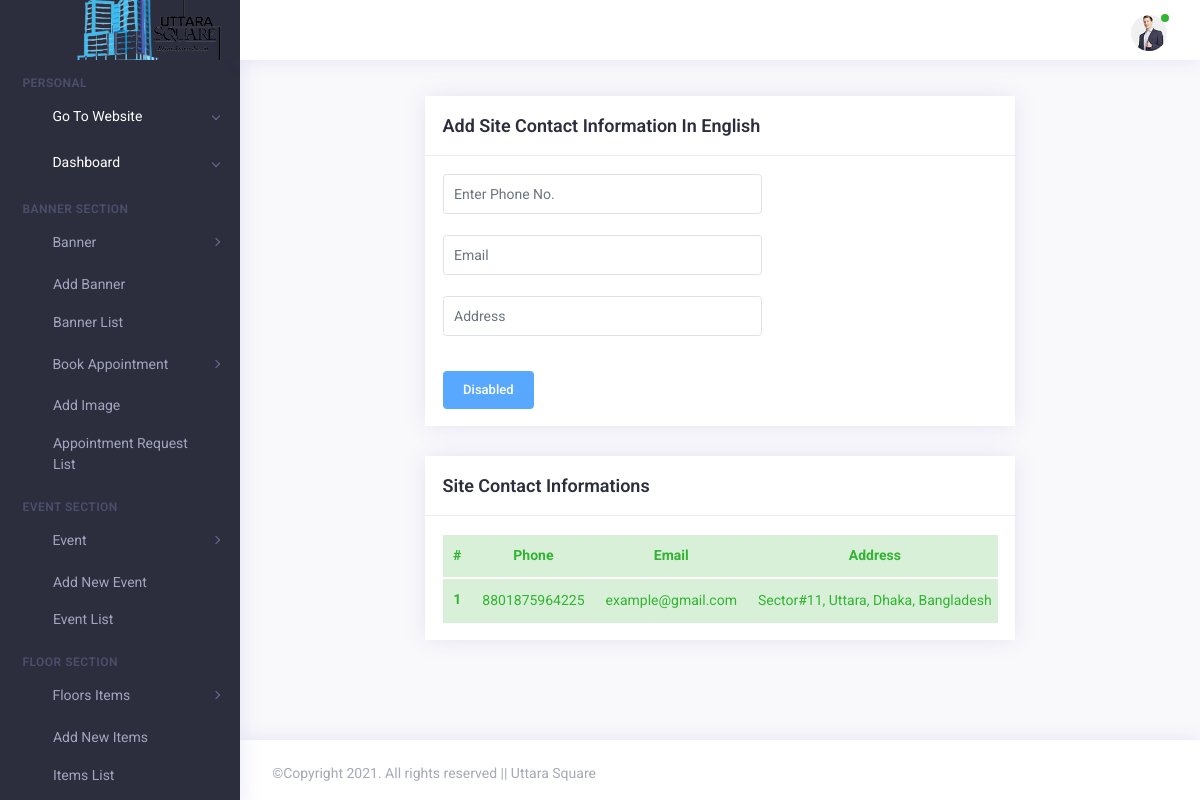
The app's page /ap/add/site/contact/info/ (signed in) with its own data.
### adminPanel/models.py (models this page shows, shortened)
class SiteLogo(models.Model):
    logo = models.ImageField(upload_to="logos")
    added_at = models.DateField(auto_now_add=True)

class SiteContactInfo(models.Model):
    phone = models.CharField(max_length=50)
    email = models.CharField(max_length=100)
    address = models.TextField()

### adminPanel/views.py (the view, shortened to what this page needs)
# urls.py: re_path(r'^ap/add/site/contact/info/$', views.ap_addSiteContactInfo, name="apAddSiteContactInfo"),
@login_required(login_url='/ap/login/register')
def ap_addSiteContactInfo(request):
    siteContactInforList = SiteContactInfo.objects.all()
    siteContactInforListBangla = SiteContactInfoBangla.objects.all()
    userProfile = UserProfile.objects.filter(user=request.user).first()
    site_logo = SiteLogo.objects.filter().order_by('-pk').first()
    context = {
        'siteContactInforList' : siteContactInforList,
        'siteContactInforListBangla': siteContactInforListBangla,
        'userProfile': userProfile,
        'site_logo': site_logo,
    }
    return render(request, 'back-end/admin_panel/contact_information.html', context)

### core/templates/back-end/admin_panel/contact_information.html (shortened to what this page needs)
{% extends 'back-end/admin_panel/index.html' %}
{% load static %}
{% block main-block %}
<div class="app-main" id="main">
    <div class="container-fluid">
        <div class="row">
            <div class="col-xl-3"></div>
            <div class="col-xl-6">
            </div>
            <div class="col-xl-3"></div>
        </div>
        <div class="row">
            <div class="col-xl-2"></div>
            <div class="col-xl-8">
                <div class="row">
                    <div class="col-xl-12">
                        <div class="card card-statistics">
                            <div class="card-header">
                                <div class="card-heading">
                                    <h4 class="card-title">Add Site Contact Information In English</h4>
                                </div>
                            </div>
                            <div class="card-body">
                                <form action="{% url 'apAddSiteContactInfo' %}" method="POST" enctype="multipart/form-data">
                                    <div class="form-row">
                                        <div class="form-group col-md-7">
                                            <input type="number" name="mobile_no" class="form-control" id="inputCity"
                                                   placeholder="Enter Phone No." required> <br>
                                            <input type="email" name="email" class="form-control" id="inputCity"
                                                   placeholder="Email" required><br>
                                            <input type="text" name="address" class="form-control" id="inputCity"
                                                   placeholder="Address" required><br>
                                        </div>
                                    </div>
                                    {% if siteContactInforList %}
                                    <button type="submit" class="btn btn-primary" disabled>Disabled</button>
                                    {% else %}
                                    <button type="submit" class="btn btn-primary">Add Now</button>
                                    {% endif %}
                                </form>
                            </div>
                        </div>
                    </div>
                    <div class="col-xl-12">
                        <div class="card card-statistics">
                            <div class="card-header">
                                <div class="card-heading">
                                    <h4 class="card-title">Site Contact Informations</h4>
                                </div>
                            </div>
                            <div class="card-body">
                                <div class="table-responsive">
                                    <table class="table table-success mb-0">
                                        <thead>
                                        <tr>
                                            <th scope="col" class="text-center">#</th>
                                            <th scope="col" class="text-center">Phone</th>
                                            <th scope="col" class="text-center">Email</th>
                                            <th scope="col" class="text-center">Address</th>
                                        </tr>
                                        </thead>
                                        <tbody>
                                        {% if siteContactInforList %}
                                        {% for contact_info in siteContactInforList %}
                                        <tr>
                                            <th scope="row" class="text-center">{{forloop.counter}}</th>
                                            <td class="text-center">{{contact_info.phone}}</td>
                                            <td class="text-center">{{contact_info.email}}</td>
                                            <td class="text-center">{{contact_info.address}}</td>
                                        </tr>
                                        {% endfor %}
                                        {% else %}
                                        <h3 class="text-center">Contact Info not added yet!</h3>
                                        {% endif %}
                                        </tbody>
                                    </table>
                                </div>
                            </div>
                        </div>
                    </div>
                </div>
            </div>
            <div class="col-xl-2"></div>
        </div>
    </div>
</div>
{% endblock %}

### core/templates/back-end/admin_panel/index.html (shortened to what this page needs)
{% load static %}
<!DOCTYPE html>
<html lang="en">
<head>
    <link rel="stylesheet" type="text/css" href="{% static 'back-end/adminPanel/assets/css/vendors.css' %}" />
    <link rel="stylesheet" type="text/css" href="{% static 'back-end/adminPanel/assets/css/style.css' %}" />
</head>
<body>
    <div class="app">
        <div class="app-wrap">
            <header class="app-header top-bar">
                <nav class="navbar navbar-expand-md">
                    <div class="navbar-header d-flex align-items-center">
                        <a class="navbar-brand" href="/ap/home">
                            {% if site_logo %}
                            <img src="{{site_logo.logo.url}}" width="100%;" style="position: relative; left: -10px; " alt="loader">
                            {% else %}
                            <img src="{% static 'back-end/adminPanel/assets/img/loader/loader.svg' %}" alt="loader">
                            {% endif %}
                        </a>
                    </div>
                    <div class="collapse navbar-collapse" id="navbarSupportedContent">
                        <div class="navigation d-flex">
                            <ul class="navbar-nav nav-left">
                                <li class="nav-item">
                                    <a href="javascript:void(0)" class="nav-link sidebar-toggle">
                                        <i class="ti ti-align-right"></i>
                                    </a>
                                </li>
                                <li class="nav-item full-screen d-none d-lg-block" id="btnFullscreen">
                                    <a href="javascript:void(0)" class="nav-link expand">
                                    </a>
                                </li>
                            </ul>
                            <ul class="navbar-nav nav-right ml-auto">
                                <li class="nav-item">
                                    <a class="nav-link search" href="javascript:void(0)">
                                        <i class="ti ti-search"></i>
                                    </a>
                                </li>
                                <li class="nav-item dropdown user-profile">
                                    <a href="javascript:void(0)" class="nav-link dropdown-toggle " id="navbarDropdown4" role="button" data-toggle="dropdown" aria-haspopup="true" aria-expanded="false">
                                        {% if userProfile %}
                                        <img src="{{userProfile.profile_pic.url}}" alt="avtar-img">
                                        {% else %}
                                        <img src="{% static 'back-end/adminPanel/assets/img/avtar/02.jpg' %}" alt="avtar-img">
                                        {% endif %}
                                        <span class="bg-success user-status"></span>
                                    </a>
                                </li>
                            </ul>
                        </div>
                    </div>
                </nav>
            </header>
            <div class="app-container">
                <aside class="app-navbar">
                    <div class="sidebar-nav scrollbar scroll_light">
                        <ul class="metismenu " id="sidebarNav">
                            <li class="nav-static-title">Personal</li>
                            <li class="active">
                                <a class="has-arrow" href="/" target="_blank" aria-expanded="false">
                                    <i class="nav-icon ti ti-rocket"></i>
                                    <span class="nav-title">Go To Website</span>
                                </a>
                                <a class="has-arrow" href="/ap/home" aria-expanded="false">
                                    <i class="nav-icon fa fa-dashboard"></i>
                                    <span class="nav-title">Dashboard</span>
                                </a>
                            </li>
                            <li class="nav-static-title">Banner Section</li>
                            <li>
                                <a class="has-arrow" href="#" aria-expanded="false"> <i class="nav-icon ti ti-layout-grid4-alt"></i>
                                    <span class="nav-title">Banner</span> </a>
                                <ul aria-expanded="false">
                                    <li> <a href="/ap/add/banner">Add Banner</a></li>
                                    <li> <a href="/ap/event/list">Banner List</a></li>
                                </ul>
                            </li>
                            <li>
                                <a class="has-arrow" href="#" aria-expanded="false"> <i class="nav-icon ti ti-layout-grid4-alt"></i>
                                    <span class="nav-title">Book Appointment</span> </a>
                                <ul aria-expanded="false">
                                    <li> <a href="/ap/add/appointment/img">Add Image</a></li>
                                    <li><a href="/ap/booking/appointment/list">Appointment Request List</a></li>
                                </ul>
                            </li>
                             <li class="nav-static-title">Event Section</li>
                            <li>
                                <a class="has-arrow" href="#" aria-expanded="false"> <i class="nav-icon ti ti-layout-grid4-alt"></i> <span class="nav-title">Event</span> </a>
                                <ul aria-expanded="false">
                                    <li> <a href="/ap/add/event">Add New Event</a></li>
                                    <li> <a href="/ap/event/list">Event List</a></li>
                                </ul>
                            </li>
                            <li class="nav-static-title">Floor Section</li>
                            <li>
                                <a class="has-arrow" href="#" aria-expanded="false"> <i class="nav-icon ti ti-layout-grid4-alt"></i> <span class="nav-title">Floors Items</span> </a>
                                <ul aria-expanded="false">
                                    <li> <a href="/ap/add/floor/items">Add New Items</a></li>
                                    <li> <a href="/ap/floor/items/list">Items List</a></li>
                                </ul>
                            </li>
                            <li class="nav-static-title">Store Section</li>
                        </ul>
                    </div>
                </aside>
                {% block main-block %}
                {% endblock %}
            </div>
            <footer class="footer">
                <div class="row">
                    <div class="col-12 col-sm-6 text-center text-sm-left">
                        <p>&copy;Copyright 2021. All rights reserved || Uttara Square</p>
                    </div>
                </div>
            </footer>
        </div>
    </div>
</body>
</html>

### records on screen
SiteLogo: logo (picture)
SiteContactInfo: phone "8801875964225", email "example@gmail.com", address "Sector#11, Uttara, Dhaka, Bangladesh"
